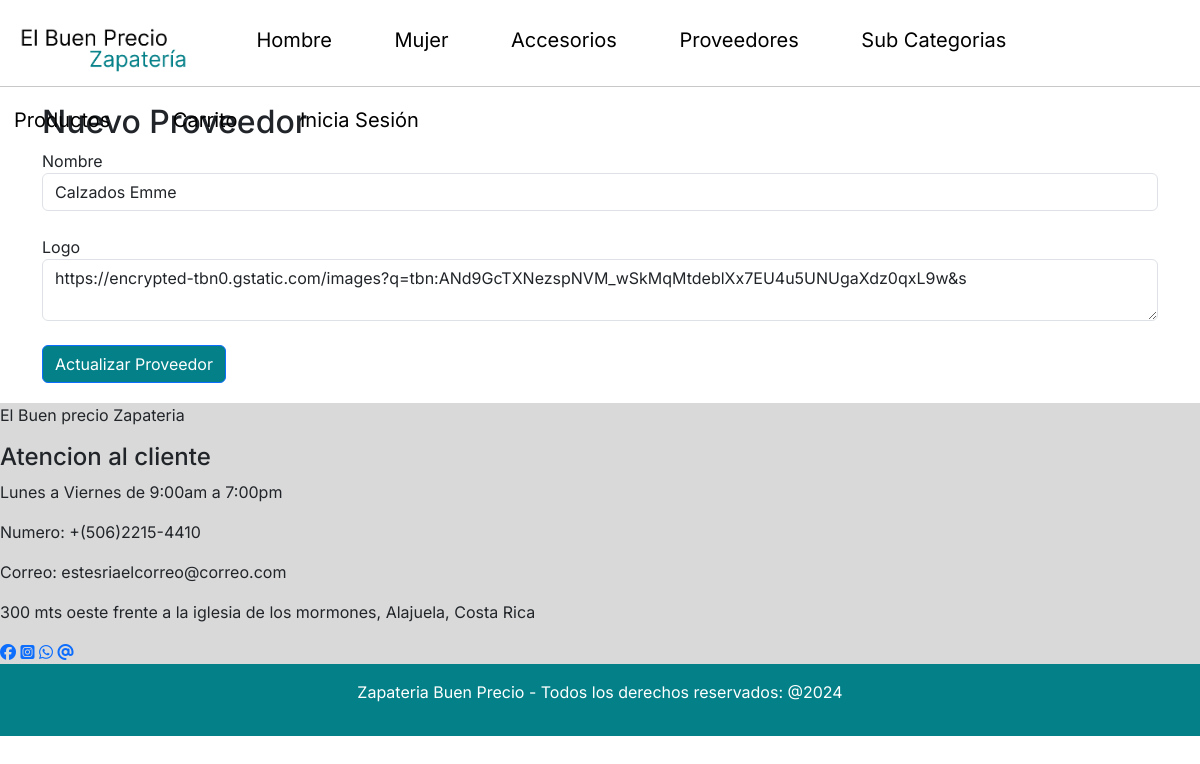
The page /actualizarproveedores.php?id=1 on the database its author committed.
### tables this page shows
CREATE TABLE `proveedores` (
  `Id_Proveedor` int(11) NOT NULL,
  `Nombre` varchar(255) NOT NULL,
  `Logo` varchar(255) NOT NULL
);

### DAL/proveedoresCrud.php (called while the page is built, shortened)
<?php
function getObject($sql){
    try{
        $oConexion = conectarDb();
        if(mysqli_set_charset($oConexion, "utf8")){
            if(!$result = mysqli_query($oConexion, $sql)) die();
            $retorno = null;
            while ($row = mysqli_fetch_array($result)){
                $retorno = $row;
            }
        }
    }catch(\Throwable $th){
        echo $th;
    }finally{
        Desconectar($oConexion);
    }
    return $retorno;
}
?>

### actualizarproveedores.php (the view, shortened to what this page needs)
<?php
include_once 'include/templates/header.php';
require_once "DAL/proveedoresCrud.php";
if($_SERVER['REQUEST_METHOD']== 'GET'){
    $id= recogeGet("id");
    $query = "select Id_Proveedor, Nombre, Logo from proveedores where Id_Proveedor = '$id'";
    $mySession = getObject($query);
    if($mySession != null){
            $nombre = $mySession['Nombre'];
            $logo = $mySession['Logo'];
        }else{
        }
    }
?>
<main>
    <div class="container">
        <h2>Nuevo Proveedor</h2>
        <form method="post" action="<?php echo $_SERVER['PHP_SELF']; ?>">
            <div class="form-group">
                <label for="nombre">Nombre</label>
                <input type="text" class="form-control" id="Nombre" name="nombre" placeholder="Nombre" maxlength="255"
                    value="<?= $nombre ?>">
            </div>
            <br>
            <div class="form-group">
                <label for="logo">Logo</label>
                <textarea class="form-control" id="Logo" name="logo" rows="2"
                    maxlength="255"><?= $logo ?></textarea>
            </div>
            <br>
            <div>
                <button type="submit" class="btn btn-primary color-boton">Actualizar Proveedor</button>
            </div>
        </form>
    </div>
</main>
<?php
include_once 'include/templates/footer.php';
?>
</html>

### css/styles.css (style rules this page uses)
* { font-family: "Inter", sans-serif; font-optical-sizing: auto; }
.color-boton { background-color: #048088; }

### rows shown on the page
proveedores: nombre "Calzados Emme", logo "https://encrypted-tbn0.gstatic.com/images?q=tbn:ANd9GcTXNezspNVM_wSkMqMtdeblXx7EU4u5UNUgaXdz0qxL9w&s"
